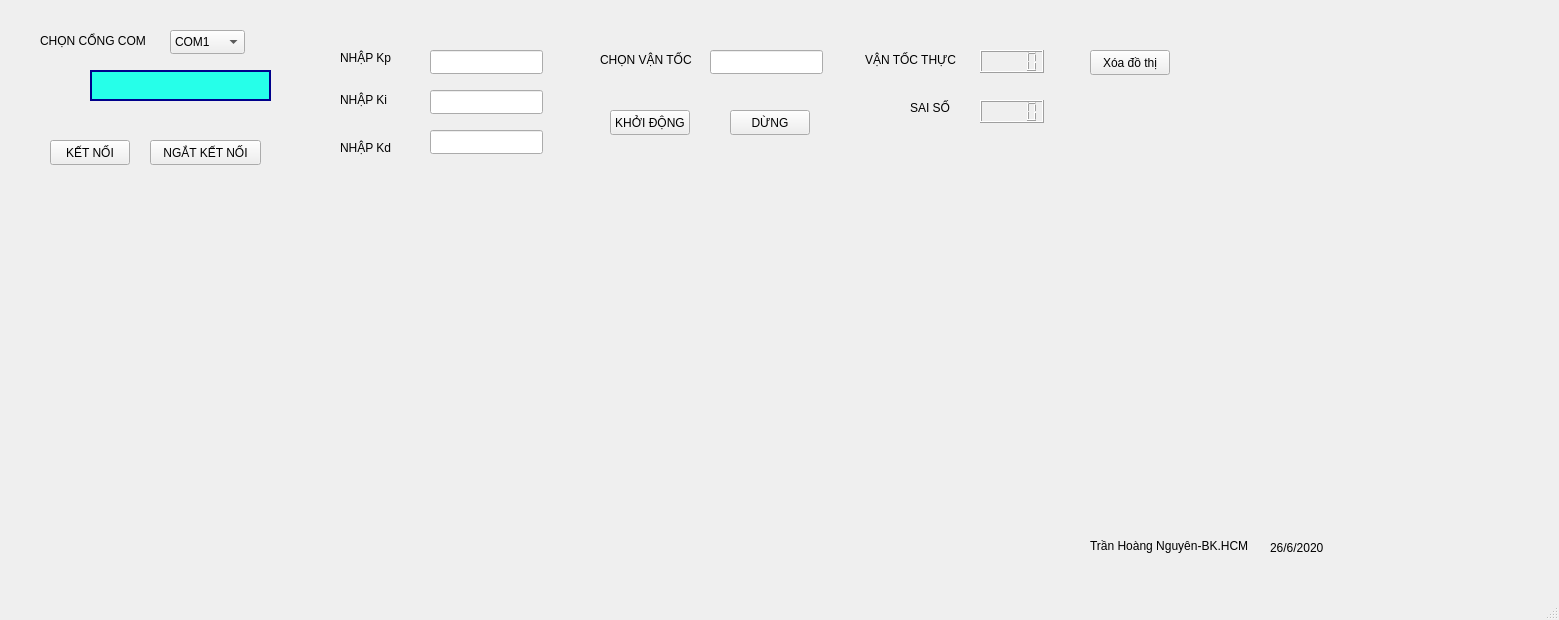
<?xml version="1.0" encoding="UTF-8"?>
<ui version="4.0">
 <class>MainWindow</class>
 <widget class="QMainWindow" name="MainWindow">
  <property name="geometry">
   <rect>
    <x>0</x>
    <y>0</y>
    <width>1559</width>
    <height>620</height>
   </rect>
  </property>
  <property name="windowTitle">
   <string>MainWindow</string>
  </property>
  <widget class="QWidget" name="centralwidget">
   <widget class="QCustomPlot" name="customPlot" native="true">
    <property name="geometry">
     <rect>
      <x>30</x>
      <y>190</y>
      <width>1501</width>
      <height>341</height>
     </rect>
    </property>
   </widget>
   <widget class="QLabel" name="trangthai">
    <property name="geometry">
     <rect>
      <x>90</x>
      <y>70</y>
      <width>181</width>
      <height>31</height>
     </rect>
    </property>
    <property name="styleSheet">
     <string notr="true">
font-size: 24px;
background-color: rgb(38, 255, 233);
font-style: italic;
border-width: 2px;
border-style: solid;
border-color: darkblue;</string>
    </property>
    <property name="text">
     <string/>
    </property>
   </widget>
   <widget class="QComboBox" name="comboBox">
    <property name="geometry">
     <rect>
      <x>170</x>
      <y>30</y>
      <width>75</width>
      <height>24</height>
     </rect>
    </property>
    <item>
     <property name="text">
      <string>COM1</string>
     </property>
    </item>
    <item>
     <property name="text">
      <string>COM2</string>
     </property>
    </item>
    <item>
     <property name="text">
      <string>COM3</string>
     </property>
    </item>
    <item>
     <property name="text">
      <string>COM4</string>
     </property>
    </item>
    <item>
     <property name="text">
      <string>COM5</string>
     </property>
    </item>
   </widget>
   <widget class="QPushButton" name="nutketnoi">
    <property name="geometry">
     <rect>
      <x>50</x>
      <y>140</y>
      <width>80</width>
      <height>25</height>
     </rect>
    </property>
    <property name="text">
     <string>KẾT NỐI</string>
    </property>
   </widget>
   <widget class="QPushButton" name="nutngatketnoi">
    <property name="geometry">
     <rect>
      <x>150</x>
      <y>140</y>
      <width>111</width>
      <height>25</height>
     </rect>
    </property>
    <property name="text">
     <string>NGẮT KẾT NỐI</string>
    </property>
   </widget>
   <widget class="QLabel" name="label">
    <property name="geometry">
     <rect>
      <x>340</x>
      <y>50</y>
      <width>56</width>
      <height>16</height>
     </rect>
    </property>
    <property name="text">
     <string>NHẬP Kp</string>
    </property>
   </widget>
   <widget class="QLabel" name="label_2">
    <property name="geometry">
     <rect>
      <x>340</x>
      <y>90</y>
      <width>61</width>
      <height>20</height>
     </rect>
    </property>
    <property name="text">
     <string>NHẬP Ki</string>
    </property>
   </widget>
   <widget class="QLabel" name="label_3">
    <property name="geometry">
     <rect>
      <x>340</x>
      <y>140</y>
      <width>56</width>
      <height>16</height>
     </rect>
    </property>
    <property name="text">
     <string>NHẬP Kd</string>
    </property>
   </widget>
   <widget class="QLineEdit" name="kp">
    <property name="geometry">
     <rect>
      <x>430</x>
      <y>50</y>
      <width>113</width>
      <height>24</height>
     </rect>
    </property>
   </widget>
   <widget class="QLineEdit" name="ki">
    <property name="geometry">
     <rect>
      <x>430</x>
      <y>90</y>
      <width>113</width>
      <height>24</height>
     </rect>
    </property>
   </widget>
   <widget class="QLineEdit" name="kd">
    <property name="geometry">
     <rect>
      <x>430</x>
      <y>130</y>
      <width>113</width>
      <height>24</height>
     </rect>
    </property>
   </widget>
   <widget class="QLabel" name="label_4">
    <property name="geometry">
     <rect>
      <x>600</x>
      <y>50</y>
      <width>101</width>
      <height>20</height>
     </rect>
    </property>
    <property name="text">
     <string>CHỌN VẬN TỐC</string>
    </property>
   </widget>
   <widget class="QLineEdit" name="chonvantoc">
    <property name="geometry">
     <rect>
      <x>710</x>
      <y>50</y>
      <width>113</width>
      <height>24</height>
     </rect>
    </property>
   </widget>
   <widget class="QPushButton" name="khoidong">
    <property name="geometry">
     <rect>
      <x>610</x>
      <y>110</y>
      <width>80</width>
      <height>25</height>
     </rect>
    </property>
    <property name="text">
     <string>KHỞI ĐỘNG</string>
    </property>
   </widget>
   <widget class="QPushButton" name="dung">
    <property name="geometry">
     <rect>
      <x>730</x>
      <y>110</y>
      <width>80</width>
      <height>25</height>
     </rect>
    </property>
    <property name="text">
     <string>DỪNG</string>
    </property>
   </widget>
   <widget class="QLCDNumber" name="vantocthuc">
    <property name="geometry">
     <rect>
      <x>980</x>
      <y>50</y>
      <width>64</width>
      <height>23</height>
     </rect>
    </property>
   </widget>
   <widget class="QLabel" name="label_5">
    <property name="geometry">
     <rect>
      <x>865</x>
      <y>50</y>
      <width>101</width>
      <height>20</height>
     </rect>
    </property>
    <property name="text">
     <string>VẬN TỐC THỰC</string>
    </property>
   </widget>
   <widget class="QLabel" name="label_6">
    <property name="geometry">
     <rect>
      <x>910</x>
      <y>100</y>
      <width>56</width>
      <height>16</height>
     </rect>
    </property>
    <property name="text">
     <string>SAI SỐ</string>
    </property>
   </widget>
   <widget class="QLCDNumber" name="saiso">
    <property name="geometry">
     <rect>
      <x>980</x>
      <y>100</y>
      <width>64</width>
      <height>23</height>
     </rect>
    </property>
   </widget>
   <widget class="QLabel" name="label_7">
    <property name="geometry">
     <rect>
      <x>40</x>
      <y>30</y>
      <width>121</width>
      <height>21</height>
     </rect>
    </property>
    <property name="text">
     <string>CHỌN CỔNG COM</string>
    </property>
   </widget>
   <widget class="QLabel" name="label_8">
    <property name="geometry">
     <rect>
      <x>1090</x>
      <y>530</y>
      <width>191</width>
      <height>31</height>
     </rect>
    </property>
    <property name="text">
     <string>Trần Hoàng Nguyên-BK.HCM</string>
    </property>
   </widget>
   <widget class="QPushButton" name="xoadothi">
    <property name="geometry">
     <rect>
      <x>1090</x>
      <y>50</y>
      <width>80</width>
      <height>25</height>
     </rect>
    </property>
    <property name="text">
     <string>Xóa đồ thị</string>
    </property>
   </widget>
   <widget class="QLabel" name="label_9">
    <property name="geometry">
     <rect>
      <x>1270</x>
      <y>540</y>
      <width>71</width>
      <height>16</height>
     </rect>
    </property>
    <property name="text">
     <string>26/6/2020</string>
    </property>
   </widget>
  </widget>
  <widget class="QMenuBar" name="menubar">
   <property name="geometry">
    <rect>
     <x>0</x>
     <y>0</y>
     <width>1559</width>
     <height>25</height>
    </rect>
   </property>
  </widget>
  <widget class="QStatusBar" name="statusbar"/>
 </widget>
 <customwidgets>
  <customwidget>
   <class>QCustomPlot</class>
   <extends>QWidget</extends>
   <header>qcustomplot.h</header>
   <container>1</container>
  </customwidget>
 </customwidgets>
 <resources/>
 <connections/>
</ui>
